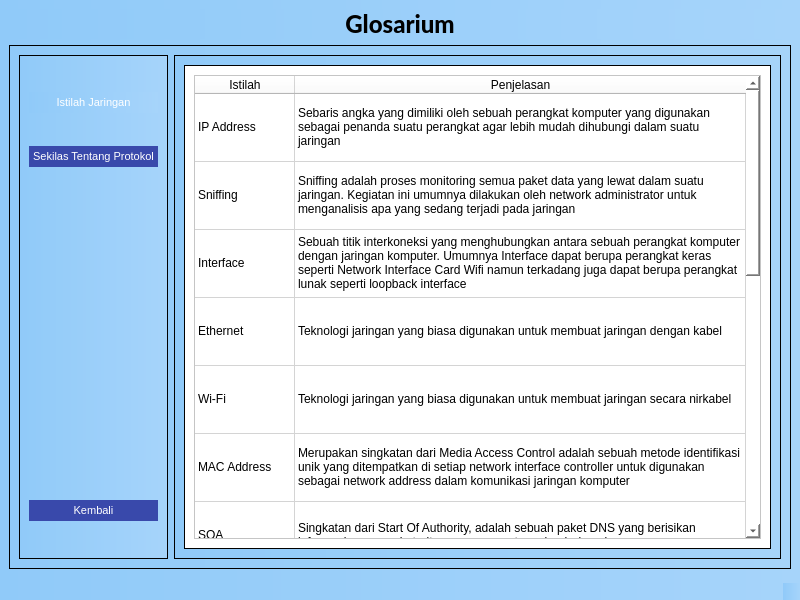
<?xml version="1.0" encoding="UTF-8"?>
<ui version="4.0">
 <class>MainWindow</class>
 <widget class="QMainWindow" name="MainWindow">
  <property name="geometry">
   <rect>
    <x>0</x>
    <y>0</y>
    <width>800</width>
    <height>600</height>
   </rect>
  </property>
  <property name="sizePolicy">
   <sizepolicy hsizetype="Preferred" vsizetype="Expanding">
    <horstretch>0</horstretch>
    <verstretch>0</verstretch>
   </sizepolicy>
  </property>
  <property name="windowTitle">
   <string>MainWindow</string>
  </property>
  <property name="styleSheet">
   <string notr="true">background-color: qlineargradient(spread:pad, x1:0, y1:0, x2:1, y2:0, stop:0 #90caf9, stop:1 #a6d4fa);</string>
  </property>
  <widget class="QWidget" name="centralwidget">
   <layout class="QVBoxLayout" name="verticalLayout">
    <item>
     <widget class="QLabel" name="label">
      <property name="sizePolicy">
       <sizepolicy hsizetype="Preferred" vsizetype="Fixed">
        <horstretch>0</horstretch>
        <verstretch>0</verstretch>
       </sizepolicy>
      </property>
      <property name="font">
       <font>
        <family>Lato Heavy</family>
        <pointsize>18</pointsize>
       </font>
      </property>
      <property name="text">
       <string>Glosarium</string>
      </property>
      <property name="alignment">
       <set>Qt::AlignCenter</set>
      </property>
     </widget>
    </item>
    <item>
     <widget class="QFrame" name="frame">
      <property name="frameShape">
       <enum>QFrame::StyledPanel</enum>
      </property>
      <property name="frameShadow">
       <enum>QFrame::Raised</enum>
      </property>
      <layout class="QHBoxLayout" name="horizontalLayout">
       <item>
        <widget class="QFrame" name="frame_3">
         <property name="maximumSize">
          <size>
           <width>150</width>
           <height>16777215</height>
          </size>
         </property>
         <property name="frameShape">
          <enum>QFrame::StyledPanel</enum>
         </property>
         <property name="frameShadow">
          <enum>QFrame::Raised</enum>
         </property>
         <layout class="QVBoxLayout" name="verticalLayout_2">
          <item>
           <widget class="QPushButton" name="sniff_app">
            <property name="styleSheet">
             <string notr="true">padding: 4px 15px;
    font-size: 11px;
    text-align: center;
    cursor: pointer;
    outline: none;
    color: #fff;
  background-color: qlineargradient(x1: 0, y1: 0, x2: 0, y2: 1,
                                      stop: 0 #8C9EFF, stop: 1 #536DFE);
    border: none;
    border-radius: 15px;
    box-shadow: 0 9px #999;</string>
            </property>
            <property name="text">
             <string>Istilah Jaringan</string>
            </property>
            <property name="default">
             <bool>false</bool>
            </property>
            <property name="flat">
             <bool>false</bool>
            </property>
           </widget>
          </item>
          <item>
           <widget class="QPushButton" name="sekilas_protokol">
            <property name="styleSheet">
             <string notr="true">padding: 4px 4px;
    font-size: 11px;
    text-align: center;
    cursor: pointer;
    outline: none;
    color: #fff;
   background-color: #3949AB;
    border: none;
    border-radius: 15px;
    box-shadow: 0 9px #999;</string>
            </property>
            <property name="text">
             <string>Sekilas Tentang Protokol</string>
            </property>
           </widget>
          </item>
          <item>
           <spacer name="verticalSpacer">
            <property name="orientation">
             <enum>Qt::Vertical</enum>
            </property>
            <property name="sizeType">
             <enum>QSizePolicy::Maximum</enum>
            </property>
            <property name="sizeHint" stdset="0">
             <size>
              <width>20</width>
              <height>300</height>
             </size>
            </property>
           </spacer>
          </item>
          <item>
           <widget class="QPushButton" name="kembaliBtn">
            <property name="styleSheet">
             <string notr="true">padding: 4px 15px;
    font-size: 11px;
    text-align: center;
    cursor: pointer;
    outline: none;
    color: #fff;
    background-color: #3949AB;
    border: none;
    border-radius: 15px;
    box-shadow: 0 9px #999;</string>
            </property>
            <property name="text">
             <string>Kembali</string>
            </property>
            <property name="icon">
             <iconset>
              <normaloff>resource/1x/Asset 2.png</normaloff>resource/1x/Asset 2.png</iconset>
            </property>
           </widget>
          </item>
         </layout>
        </widget>
       </item>
       <item>
        <widget class="QFrame" name="frame_2">
         <property name="frameShape">
          <enum>QFrame::StyledPanel</enum>
         </property>
         <property name="frameShadow">
          <enum>QFrame::Raised</enum>
         </property>
         <layout class="QVBoxLayout" name="verticalLayout_3">
          <item>
           <widget class="QScrollArea" name="scrollArea">
            <property name="widgetResizable">
             <bool>true</bool>
            </property>
            <widget class="QWidget" name="scrollAreaWidgetContents">
             <property name="geometry">
              <rect>
               <x>0</x>
               <y>0</y>
               <width>589</width>
               <height>464</height>
              </rect>
             </property>
             <property name="styleSheet">
              <string notr="true">background-color: rgb(255, 255, 255);</string>
             </property>
             <layout class="QVBoxLayout" name="verticalLayout_4">
              <item>
               <widget class="QTableWidget" name="tableWidget">
                <attribute name="horizontalHeaderCascadingSectionResizes">
                 <bool>false</bool>
                </attribute>
                <attribute name="horizontalHeaderStretchLastSection">
                 <bool>true</bool>
                </attribute>
                <attribute name="verticalHeaderVisible">
                 <bool>false</bool>
                </attribute>
                <attribute name="verticalHeaderCascadingSectionResizes">
                 <bool>false</bool>
                </attribute>
                <attribute name="verticalHeaderDefaultSectionSize">
                 <number>68</number>
                </attribute>
                <attribute name="verticalHeaderShowSortIndicator" stdset="0">
                 <bool>false</bool>
                </attribute>
                <attribute name="verticalHeaderStretchLastSection">
                 <bool>false</bool>
                </attribute>
                <row>
                 <property name="text">
                  <string>1</string>
                 </property>
                </row>
                <row>
                 <property name="text">
                  <string>2</string>
                 </property>
                </row>
                <row>
                 <property name="text">
                  <string>3</string>
                 </property>
                </row>
                <row>
                 <property name="text">
                  <string>4</string>
                 </property>
                </row>
                <row>
                 <property name="text">
                  <string>5</string>
                 </property>
                </row>
                <row>
                 <property name="text">
                  <string>6</string>
                 </property>
                </row>
                <row>
                 <property name="text">
                  <string>7</string>
                 </property>
                </row>
                <row>
                 <property name="text">
                  <string>8</string>
                 </property>
                </row>
                <row>
                 <property name="text">
                  <string>9</string>
                 </property>
                </row>
                <row>
                 <property name="text">
                  <string>10</string>
                 </property>
                </row>
                <row>
                 <property name="text">
                  <string>11</string>
                 </property>
                </row>
                <row>
                 <property name="text">
                  <string>12</string>
                 </property>
                </row>
                <row>
                 <property name="text">
                  <string>13</string>
                 </property>
                </row>
                <row>
                 <property name="text">
                  <string>14</string>
                 </property>
                </row>
                <column>
                 <property name="text">
                  <string>Istilah</string>
                 </property>
                </column>
                <column>
                 <property name="text">
                  <string>Penjelasan</string>
                 </property>
                </column>
                <item row="0" column="0">
                 <property name="text">
                  <string>IP Address</string>
                 </property>
                 <property name="textAlignment">
                  <set>AlignLeading|AlignVCenter</set>
                 </property>
                </item>
                <item row="0" column="1">
                 <property name="text">
                  <string>Sebaris angka yang dimiliki oleh sebuah perangkat komputer yang digunakan sebagai penanda suatu perangkat agar lebih mudah dihubungi dalam suatu jaringan </string>
                 </property>
                </item>
                <item row="1" column="0">
                 <property name="text">
                  <string>Sniffing</string>
                 </property>
                </item>
                <item row="1" column="1">
                 <property name="text">
                  <string>Sniffing adalah proses monitoring semua paket data yang lewat dalam suatu jaringan. Kegiatan ini umumnya dilakukan oleh network administrator untuk menganalisis apa yang sedang terjadi pada jaringan</string>
                 </property>
                </item>
                <item row="2" column="0">
                 <property name="text">
                  <string>Interface</string>
                 </property>
                </item>
                <item row="2" column="1">
                 <property name="text">
                  <string>Sebuah titik interkoneksi yang menghubungkan antara sebuah perangkat komputer dengan jaringan komputer. Umumnya Interface dapat berupa perangkat keras seperti Network Interface Card Wifi namun terkadang juga dapat berupa perangkat lunak seperti loopback interface</string>
                 </property>
                </item>
                <item row="3" column="0">
                 <property name="text">
                  <string>Ethernet</string>
                 </property>
                </item>
                <item row="3" column="1">
                 <property name="text">
                  <string>Teknologi jaringan yang biasa digunakan untuk membuat jaringan dengan kabel</string>
                 </property>
                </item>
                <item row="4" column="0">
                 <property name="text">
                  <string>Wi-Fi</string>
                 </property>
                </item>
                <item row="4" column="1">
                 <property name="text">
                  <string>Teknologi jaringan yang biasa digunakan untuk membuat jaringan secara nirkabel</string>
                 </property>
                </item>
                <item row="5" column="0">
                 <property name="text">
                  <string>MAC Address</string>
                 </property>
                </item>
                <item row="5" column="1">
                 <property name="text">
                  <string>Merupakan singkatan dari Media Access Control adalah sebuah metode identifikasi unik yang ditempatkan di setiap network interface controller untuk digunakan sebagai network address dalam komunikasi jaringan komputer</string>
                 </property>
                </item>
                <item row="6" column="0">
                 <property name="text">
                  <string>SOA</string>
                 </property>
                </item>
                <item row="6" column="1">
                 <property name="text">
                  <string>Singkatan dari Start Of Authority, adalah sebuah paket DNS yang berisikan informasi mengenai otoritas yang mengatur sebuah domain name</string>
                 </property>
                </item>
                <item row="7" column="0">
                 <property name="text">
                  <string>SYN</string>
                 </property>
                </item>
                <item row="7" column="1">
                 <property name="text">
                  <string>Singkatan dari Synchronize, adalah sebuah TCP packet yang biasa dikirim untuk meminta koneksi baru dibuat antar dua perangkat. Jika paket SYN diterima oleh perangkat kedua maka perangkat kedua akan mengirimkan pesan SYN/ACK kepada perangkat pengirim sebelumnya. </string>
                 </property>
                </item>
                <item row="8" column="0">
                 <property name="text">
                  <string>ACK</string>
                 </property>
                </item>
                <item row="8" column="1">
                 <property name="text">
                  <string>Singkatan dari Acknowlegment, merupakan paket dari TCP yang dikirimkan untuk menandakan bahwa permintaan diterima</string>
                 </property>
                </item>
                <item row="9" column="0">
                 <property name="text">
                  <string>PSH</string>
                 </property>
                </item>
                <item row="9" column="1">
                 <property name="text">
                  <string>Sebuah paket dari TCP yang meminta untuk segera mengirimkan sebuah data kepada alamat penerima dengan mendorong data tersebut agar segera keluar dibandingkan dengan menunggu data lain keluar dari buffer</string>
                 </property>
                </item>
                <item row="10" column="0">
                 <property name="text">
                  <string>URG</string>
                 </property>
                </item>
                <item row="10" column="1">
                 <property name="text">
                  <string>Sebuah paket dari TCP yang apabila dikirim menandakan bahwa paket tersebut bersifat urgensi dan harus diprioritaskan dalam pengirimannya. </string>
                 </property>
                </item>
                <item row="11" column="0">
                 <property name="text">
                  <string>RST</string>
                 </property>
                </item>
                <item row="11" column="1">
                 <property name="text">
                  <string>Merupakan sebuah paket TCP yang akan dikirimkan apabila ada sebuah paket TCP tiba-tiba datang ke perangkat. Perangkat tersebut biasanya akan mengirmkan sebuah paket reset ke jaringan yang sama</string>
                 </property>
                </item>
                <item row="12" column="0">
                 <property name="text">
                  <string>FIN</string>
                 </property>
                </item>
                <item row="12" column="1">
                 <property name="text">
                  <string>Sebuah paket TCP yang biasanya digunakan untuk mengakhiri sebuah koneksi TCP. </string>
                 </property>
                </item>
                <item row="13" column="0">
                 <property name="text">
                  <string>Port</string>
                 </property>
                </item>
                <item row="13" column="1">
                 <property name="text">
                  <string>Titik akhir komunikasi yang digunakan untuk mengidentifikasi proses tertentu yang akan masuk ke perangkat melalui jaringan </string>
                 </property>
                </item>
               </widget>
              </item>
             </layout>
            </widget>
           </widget>
          </item>
         </layout>
        </widget>
       </item>
      </layout>
     </widget>
    </item>
   </layout>
  </widget>
  <widget class="QMenuBar" name="menubar">
   <property name="geometry">
    <rect>
     <x>0</x>
     <y>0</y>
     <width>800</width>
     <height>21</height>
    </rect>
   </property>
  </widget>
  <widget class="QStatusBar" name="statusbar"/>
 </widget>
 <resources>
  <include location="resource/glosarium/glosarium_sniffing.qrc"/>
 </resources>
 <connections/>
</ui>
